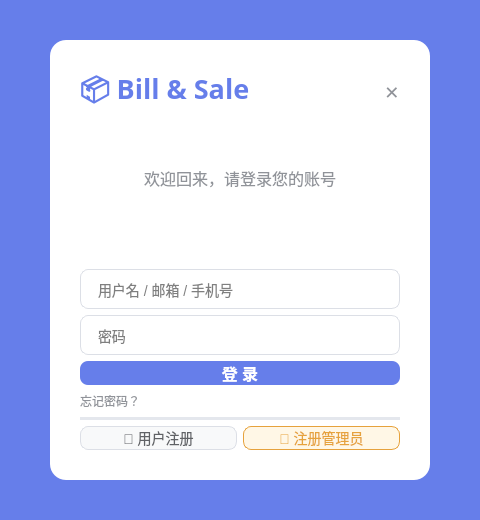
<?xml version="1.0" encoding="UTF-8"?>
<ui version="4.0">
 <class>LoginWidget</class>
 <widget class="QWidget" name="LoginWidget">
  <property name="geometry">
   <rect>
    <x>0</x>
    <y>0</y>
    <width>480</width>
    <height>520</height>
   </rect>
  </property>
  <property name="windowTitle">
   <string>Bill&amp;Sale 系统</string>
  </property>
  <property name="styleSheet">
   <string notr="true">background-color: #667eea;</string>
  </property>
  <widget class="QWidget" name="centralWidget" native="true">
   <property name="geometry">
    <rect>
     <x>0</x>
     <y>0</y>
     <width>480</width>
     <height>520</height>
    </rect>
   </property>
   <layout class="QVBoxLayout" name="verticalLayout">
    <property name="leftMargin">
     <number>50</number>
    </property>
    <property name="topMargin">
     <number>40</number>
    </property>
    <property name="rightMargin">
     <number>50</number>
    </property>
    <property name="bottomMargin">
     <number>40</number>
    </property>
    <item>
     <widget class="QWidget" name="cardWidget" native="true">
      <property name="styleSheet">
       <string notr="true">background-color: white;
border-radius: 16px;</string>
      </property>
      <layout class="QVBoxLayout" name="cardLayout">
       <property name="leftMargin">
        <number>30</number>
       </property>
       <property name="topMargin">
        <number>30</number>
       </property>
       <property name="rightMargin">
        <number>30</number>
       </property>
       <property name="bottomMargin">
        <number>30</number>
       </property>
       <item>
        <layout class="QHBoxLayout" name="titleBarLayout">
         <item>
          <widget class="QLabel" name="label_logo">
           <property name="text">
            <string>📦 Bill &amp; Sale</string>
           </property>
           <property name="font">
            <font>
             <family>Microsoft YaHei</family>
             <pointsize>20</pointsize>
             <weight>75</weight>
             <bold>true</bold>
            </font>
           </property>
           <property name="styleSheet">
            <string notr="true">color: #667eea;</string>
           </property>
          </widget>
         </item>
         <item>
          <spacer name="titleSpacer">
           <property name="orientation">
            <enum>Qt::Horizontal</enum>
           </property>
           <property name="sizeHint" stdset="0">
            <size>
             <width>40</width>
             <height>20</height>
            </size>
           </property>
          </spacer>
         </item>
         <item>
          <widget class="QPushButton" name="btn_close">
           <property name="text">
            <string>✕</string>
           </property>
           <property name="cursor">
            <cursorShape>PointingHandCursor</cursorShape>
           </property>
           <property name="fixedSize">
            <size>
             <width>32</width>
             <height>32</height>
            </size>
           </property>
           <property name="styleSheet">
            <string notr="true">QPushButton {
    background-color: transparent;
    color: #909399;
    border: none;
    border-radius: 16px;
    font-size: 18px;
    font-weight: bold;
}
QPushButton:hover {
    background-color: #f56c6c;
    color: white;
}</string>
           </property>
          </widget>
         </item>
        </layout>
       </item>
       <item>
        <widget class="QLabel" name="label_subtitle">
         <property name="text">
          <string>欢迎回来，请登录您的账号</string>
         </property>
         <property name="font">
          <font>
           <family>Microsoft YaHei</family>
           <pointsize>12</pointsize>
          </font>
         </property>
         <property name="alignment">
          <set>Qt::AlignCenter</set>
         </property>
         <property name="styleSheet">
          <string notr="true">color: #909399;
margin-bottom: 30px;</string>
         </property>
        </widget>
       </item>
       <item>
        <widget class="QLineEdit" name="leUsername">
         <property name="placeholderText">
          <string>用户名 / 邮箱 / 手机号</string>
         </property>
         <property name="minimumHeight">
          <number>44</number>
         </property>
         <property name="styleSheet">
          <string notr="true">QLineEdit {
    border: 1px solid #dcdfe6;
    border-radius: 8px;
    padding: 10px 15px;
    font-size: 14px;
    background-color: white;
}
QLineEdit:focus {
    border: 1px solid #667eea;
}</string>
         </property>
        </widget>
       </item>
       <item>
        <widget class="QLineEdit" name="lePassword">
         <property name="placeholderText">
          <string>密码</string>
         </property>
         <property name="minimumHeight">
          <number>44</number>
         </property>
         <property name="echoMode">
          <enum>QLineEdit::Password</enum>
         </property>
         <property name="styleSheet">
          <string notr="true">QLineEdit {
    border: 1px solid #dcdfe6;
    border-radius: 8px;
    padding: 10px 15px;
    font-size: 14px;
    background-color: white;
}
QLineEdit:focus {
    border: 1px solid #667eea;
}</string>
         </property>
        </widget>
       </item>
       <item>
        <widget class="QPushButton" name="btnLogin">
         <property name="minimumHeight">
          <number>44</number>
         </property>
         <property name="text">
          <string>登 录</string>
         </property>
         <property name="cursor">
          <cursorShape>PointingHandCursor</cursorShape>
         </property>
         <property name="styleSheet">
          <string notr="true">QPushButton {
    background-color: #667eea;
    color: white;
    border: none;
    border-radius: 8px;
    font-size: 16px;
    font-weight: bold;
}
QPushButton:hover {
    background-color: #5a67d8;
}
QPushButton:pressed {
    background-color: #4c51bf;
}</string>
         </property>
        </widget>
       </item>
       <item>
        <layout class="QHBoxLayout" name="linksLayout">
         <item>
          <widget class="QPushButton" name="btn_forgetPwd">
           <property name="text">
            <string>忘记密码？</string>
           </property>
           <property name="cursor">
            <cursorShape>PointingHandCursor</cursorShape>
           </property>
           <property name="flat">
            <bool>true</bool>
           </property>
           <property name="styleSheet">
            <string notr="true">QPushButton {
    color: #909399;
    font-size: 12px;
    text-align: left;
    border: none;
}
QPushButton:hover {
    color: #667eea;
}</string>
           </property>
          </widget>
         </item>
         <item>
          <spacer name="horizontalSpacer">
           <property name="orientation">
            <enum>Qt::Horizontal</enum>
           </property>
           <property name="sizeHint" stdset="0">
            <size>
             <width>40</width>
             <height>20</height>
            </size>
           </property>
          </spacer>
         </item>
        </layout>
       </item>
       <item>
        <widget class="Line" name="line">
         <property name="orientation">
          <enum>Qt::Horizontal</enum>
         </property>
         <property name="styleSheet">
          <string notr="true">background-color: #e4e7ed;</string>
         </property>
        </widget>
       </item>
       <item>
        <layout class="QHBoxLayout" name="registerLayout">
         <item>
          <widget class="QPushButton" name="btn_register">
           <property name="text">
            <string>📝 用户注册</string>
           </property>
           <property name="minimumHeight">
            <number>40</number>
           </property>
           <property name="cursor">
            <cursorShape>PointingHandCursor</cursorShape>
           </property>
           <property name="styleSheet">
            <string notr="true">QPushButton {
    background-color: #f8f9fa;
    color: #606266;
    border: 1px solid #dcdfe6;
    border-radius: 8px;
    font-size: 14px;
}
QPushButton:hover {
    background-color: #ecf5ff;
    border-color: #667eea;
    color: #667eea;
}</string>
           </property>
          </widget>
         </item>
         <item>
          <widget class="QPushButton" name="btn_registerAdmin">
           <property name="text">
            <string>👑 注册管理员</string>
           </property>
           <property name="minimumHeight">
            <number>40</number>
           </property>
           <property name="cursor">
            <cursorShape>PointingHandCursor</cursorShape>
           </property>
           <property name="styleSheet">
            <string notr="true">QPushButton {
    background-color: #fff7e6;
    color: #e6a23c;
    border: 1px solid #e6a23c;
    border-radius: 8px;
    font-size: 14px;
}
QPushButton:hover {
    background-color: #e6a23c;
    color: white;
}</string>
           </property>
          </widget>
         </item>
        </layout>
       </item>
      </layout>
     </widget>
    </item>
   </layout>
  </widget>
 </widget>
 <resources/>
 <connections/>
</ui>
